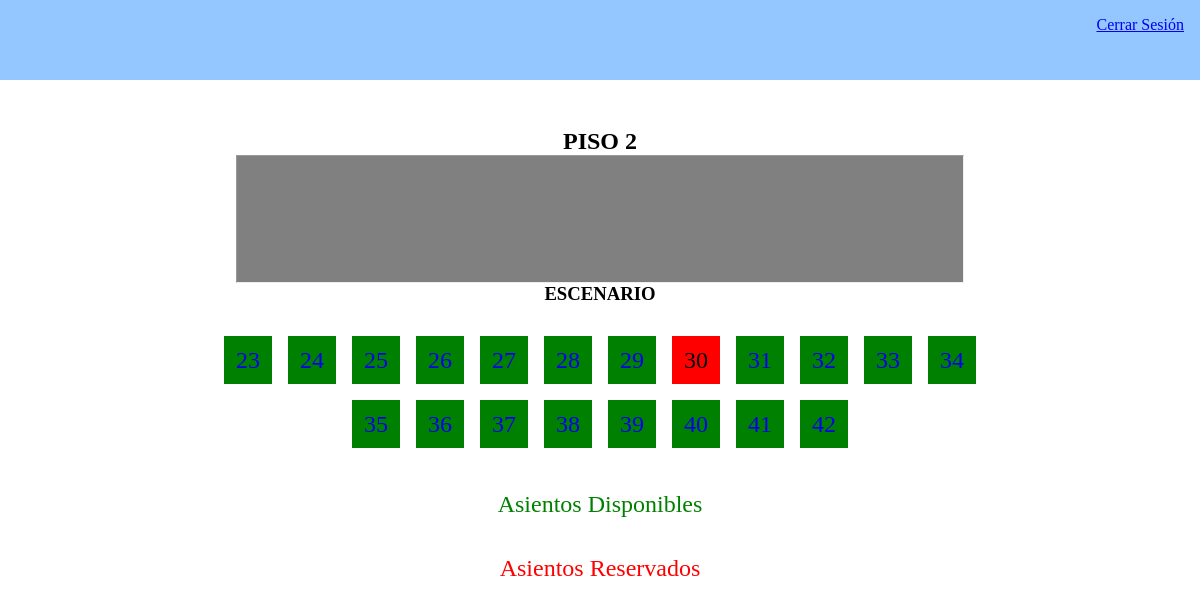
The app's page /views/seatsView.php?floor=2 (signed in) with its own data.
### tables this page shows
CREATE TABLE `asientos` (
  `id_asiento` int(11) NOT NULL,
  `num_piso` int(11) NOT NULL,
  `booked` varchar(5) NOT NULL,
  `id_usuario` int(11) NOT NULL
);

### views/seatsView.php (the view, shortened to what this page needs)
<?php
    require('../dbConnection.php');
    include('header.php');
?>
<!DOCTYPE html>
<html lang="en">
<head>
    <link rel="stylesheet" href="../css/seatsView.css">
</head>
<body>
    <div class="content">
        <?php
            if(!isset($_GET['floor'])){
                echo "<h1>Empecemos a reservar tu asiento!</h1>";
                echo "<p style='width: 100%;'>Primero consultaremos los asientos disponibles del piso que gustes.</p>";
                echo "<a href='?floor=1'>Piso 1</a><a href='?floor=2'>Piso 2</a>";
            }
            else{
                $floor = filter_input(INPUT_GET, "floor");
                echo "<div class='stage'><h2 style='width: 100%; text-align: center;'>PISO $floor</h2>";
                echo "<hr style='width: 80%; height: 80%; background-color: gray;'>";
                echo "<h3 style=' margin: 0; width: 100%; text-align: center;'>ESCENARIO</h3></div>";
                echo "<div class='seats'>";
                $query = "SELECT * FROM asientos WHERE num_piso = '$floor'";
                $response = mysqli_query($connection, $query);
                if(mysqli_num_rows($response) > 0){
                    while($row = mysqli_fetch_array($response, MYSQLI_ASSOC)){
                        $seatID = $row['id_asiento'];
                        if($row['booked'] == "false"){
                            echo "<a style='background-color: green;' href='booking.php?bookingID=$seatID&floor=$floor'>$seatID</a>";
                        }
                        else{
                            echo "<p style='background-color: red;'>$seatID</p>";
                        }
                    }
                }
                echo "</div>";
                echo "<p style='width: 100%; color: green'>Asientos Disponibles</p>";
                echo "<p style='width: 100%; color: red'>Asientos Reservados</p>";
            }
        ?>
    </div>
</body>
</html>

### css/seatsView.css (style rules this page uses)
* { margin: 0; padding: 0; box-sizing: border-box; }
body { width: 100vw; height: 100vh; }
.content { width: 100%; padding: 2rem; display: flex; flex-wrap: wrap;; justify-content: center; gap: 1rem; }
.stage { margin: 1rem; width: 80%; height: 10rem; display: flex; flex-wrap: wrap; justify-content: center; align-items: center; }
.seats { margin: 1rem; width: 70%; display: flex; flex-wrap: wrap; justify-content: center; gap: 1rem; }
.seats a, p { width: 3rem; height: 3rem; display: grid; place-content: center; font-size: 1.5rem; text-decoration: none; }

### records on screen
asientos: id_asiento "23"
asientos: id_asiento "24"
asientos: id_asiento "25"
asientos: id_asiento "26"
asientos: id_asiento "27"
asientos: id_asiento "28"
asientos: id_asiento "29"
asientos: id_asiento "30"
asientos: id_asiento "31"
asientos: id_asiento "32"
asientos: id_asiento "33"
asientos: id_asiento "34"
asientos: id_asiento "35"
asientos: id_asiento "36"
asientos: id_asiento "37"
asientos: id_asiento "38"
asientos: id_asiento "39"
asientos: id_asiento "40"
asientos: id_asiento "41"
asientos: id_asiento "42"

### other values on screen
$floor "2"
